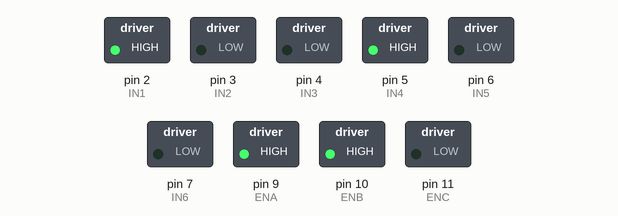
The sketch below on a simulated Arduino Uno, built with avr-gcc and run on an emulated ATmega328P. Shown: switched loads named in the sketch (green lamp = pin HIGH).

Above: at 0.5 s.
At 3.5 s:
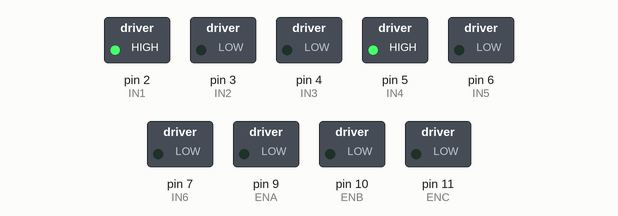
Timing chart, 0 to 6.9 s (numbered marks = the images above):
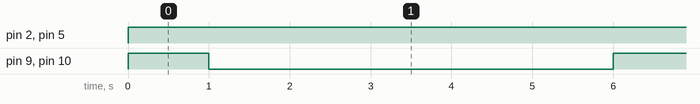

The sketch:

DC_MOTOR.ino
```cpp
#define ENA 9
#define ENB 10
#define ENC 11

#define IN1 2
#define IN2 3
#define IN3 4
#define IN4 5
#define IN5 6
#define IN6 7

byte a = 0;
byte b = 0;
byte dir;

void setup()
{
  pinMode(IN1, OUTPUT);
  pinMode(IN2, OUTPUT);
  pinMode(IN3, OUTPUT);
  pinMode(IN4, OUTPUT);
  pinMode(IN5, OUTPUT);
  pinMode(IN6, OUTPUT);

  pinMode(ENA, OUTPUT);
  pinMode(ENB, OUTPUT);
  pinMode(ENC, OUTPUT);

  Serial.begin(9600);

  digitalWrite(IN1, LOW);
  digitalWrite(IN2, LOW);
  digitalWrite(IN3, LOW);
  digitalWrite(IN4, LOW);
  digitalWrite(IN5, LOW);
  digitalWrite(IN6, LOW);

  digitalWrite(ENA, LOW);
  digitalWrite(ENB, LOW);
  digitalWrite(ENC, LOW);
}

void loop()
{
  MoveF();
}

void MoveF(void)
{
  digitalWrite(IN1, HIGH);
  digitalWrite(IN2, LOW);
  digitalWrite(IN3, LOW);
  digitalWrite(IN4, HIGH);

  analogWrite(ENA, 255);
  analogWrite(ENB, 255);
  delay(1000);
  digitalWrite(ENA, LOW);
  digitalWrite(ENB, LOW);
  delay(5000);
}

void MoveB(void)
{
  digitalWrite(IN1, LOW);
  digitalWrite(IN2, HIGH);

  for(int i = 0; i < 1000; i++)
  {
    analogWrite(ENA, i*(.25));
    Serial.println(dir);
    delay(10);
  }
  for(int i = 100; i > 0; i--)
  {
    analogWrite(ENA, i*(2.5));
    Serial.println(dir);
    delay(10);
  }
}
```

Measured:
- by itself, pin 2 (IN1), pin 5 (IN4): LOW → HIGH at 0.00 s
- by itself, pin 9 (ENA), pin 10 (ENB): alternates HIGH for 1.0 s and LOW for 5.0 s
